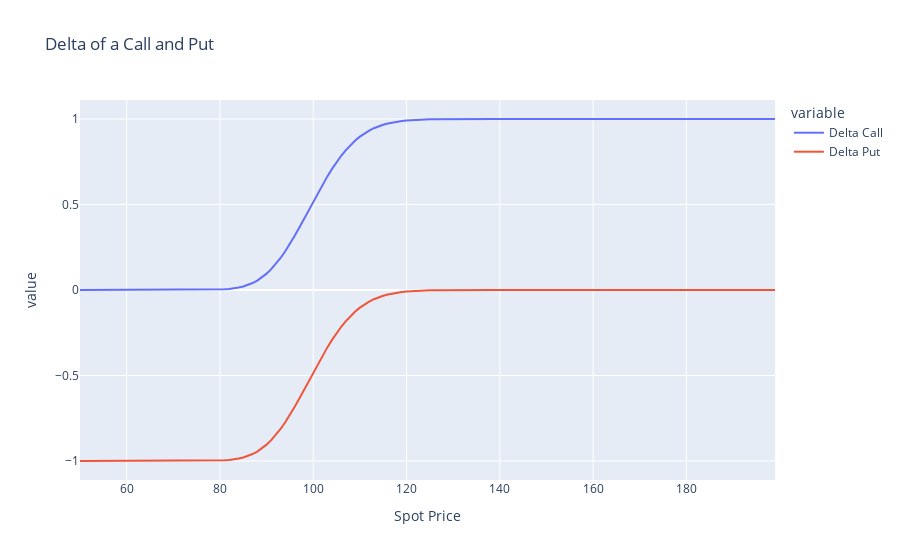

Notebook cell for this chart:
### Code cell
df=pd.DataFrame({"Delta Call":list_delta_call, "Delta Put":list_delta_put, "Spot Price":spot})
df.set_index("Spot Price", inplace = True)
px.line(df, title='Delta of a Call and Put')

### Figure 1 — Plotly figure (JSON) as saved in the notebook; plotly's stock layout.template omitted (floating-point values rounded to 4 significant figures; data arrays with more than 128 entries replaced by an {"elided": "..."} marker saying what was removed)
{"data": [{"hovertemplate": "variable=Delta Call<br>Spot Price=%{x}<br>value=%{y}<extra></extra>", "legendgroup": "Delta Call", "line": {"color": "#636efa", "dash": "solid"}, "marker": {"symbol": "circle"}, "mode": "lines", "name": "Delta Call", "orientation": "v", "showlegend": true, "type": "scatter", "x": {"elided": "150 int values"}, "xaxis": "x", "y": {"elided": "150 float values"}, "yaxis": "y"}, {"hovertemplate": "variable=Delta Put<br>Spot Price=%{x}<br>value=%{y}<extra></extra>", "legendgroup": "Delta Put", "line": {"color": "#EF553B", "dash": "solid"}, "marker": {"symbol": "circle"}, "mode": "lines", "name": "Delta Put", "orientation": "v", "showlegend": true, "type": "scatter", "x": {"elided": "150 int values"}, "xaxis": "x", "y": {"elided": "150 float values"}, "yaxis": "y"}], "layout": {"legend": {"title": {"text": "variable"}, "tracegroupgap": 0}, "title": {"text": "Delta of a Call and Put"}, "xaxis": {"anchor": "y", "domain": [0, 1], "title": {"text": "Spot Price"}}, "yaxis": {"anchor": "x", "domain": [0, 1], "title": {"text": "value"}}}}
